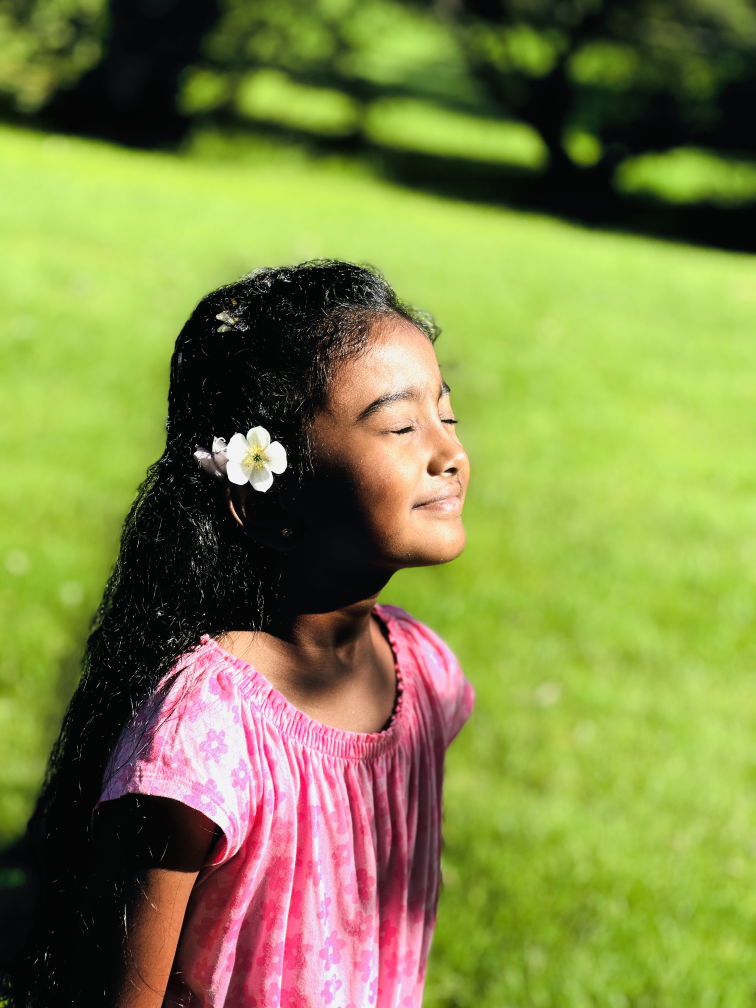
#> input picture portfolio/images/divisha.jpg, 3024 x 4032 px, given in place of the camera (shown at 1/4 size)
$ python main.py
#> lines starting #> are read from the running program, lines starting #| are printed output that depends on the picture
import glob
import cv2
import time
from emailing import send_email
from threading import Thread
import os

video = cv2.VideoCapture(0)
time.sleep(1)
first_frame = None
status_list = []
count = 1


def clean_folder():
    print(" Clean folder function Start!")
    images = glob.glob("images/*.png")
    for image in images:
        os.remove(image)

    print("Clean Folder Function Ended !")


while True:
    status = 0
    time.sleep(1)
    check, frame = video.read()
#> frame is the input picture: shape (4032, 3024, 3); mean B, G, R 69.5, 136.1, 128.8

    gray_frame = cv2.cvtColor(frame, cv2.COLOR_BGRA2GRAY)
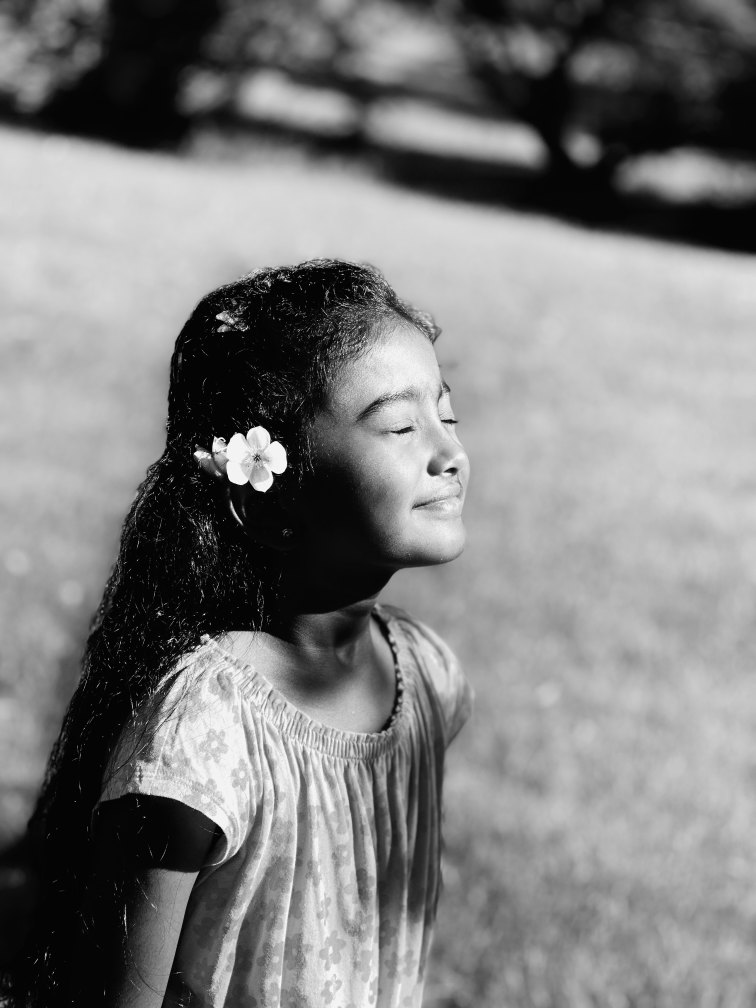
#> gray_frame: shape (4032, 3024) (shown at 1/4 size); min 0, max 250, mean 126.3
    gray_frame_gau = cv2.GaussianBlur(gray_frame, (21, 21), 0)

    if first_frame is None:
        first_frame = gray_frame_gau

    delta_frame = cv2.absdiff(first_frame, gray_frame_gau)
#> delta_frame: shape (4032, 3024); every value is 0

    thresh_frame = cv2.threshold(delta_frame, 60, 255, cv2.THRESH_BINARY)[1]
    dil_frame = cv2.dilate(thresh_frame, None, iterations=2)
    cv2.imshow("My Video", dil_frame)

    contours, check = cv2.findContours(dil_frame, cv2.RETR_EXTERNAL, cv2.CHAIN_APPROX_SIMPLE)
#> contours = []; check = None

    for contour in contours:
        if cv2.contourArea(contour) < 5000:
            continue
        x, y, w, h = cv2.boundingRect(contour)
        rectangle = cv2.rectangle(frame, (x, y), (x + w, y + h), (0, 255, 0), 3)
        if rectangle.any():
            status = 1
            cv2.imwrite(f"images/{count}.png", frame)
            count = count + 1
            all_images = glob.glob("images/*.png")
            index = int(len(all_images) / 2)
            final_image = all_images[index]

    status_list.append(status)
    status_list = status_list[-2:]

    if status_list[0] == 1 and status_list[1] == 0:
        email_thread = Thread(target=send_email, args=(final_image,))
        email_thread.daemon = True

        clean_thread = Thread(target=clean_folder)
        clean_thread.daemon = True

        email_thread.start()

    print(status_list)

    cv2.imshow("Video", frame)
    key = cv2.waitKey(1)
#> (key q is pressed here)

    if key == ord("q"):
        break
#> (the run stopped early here; a loop or call above may not have finished)
